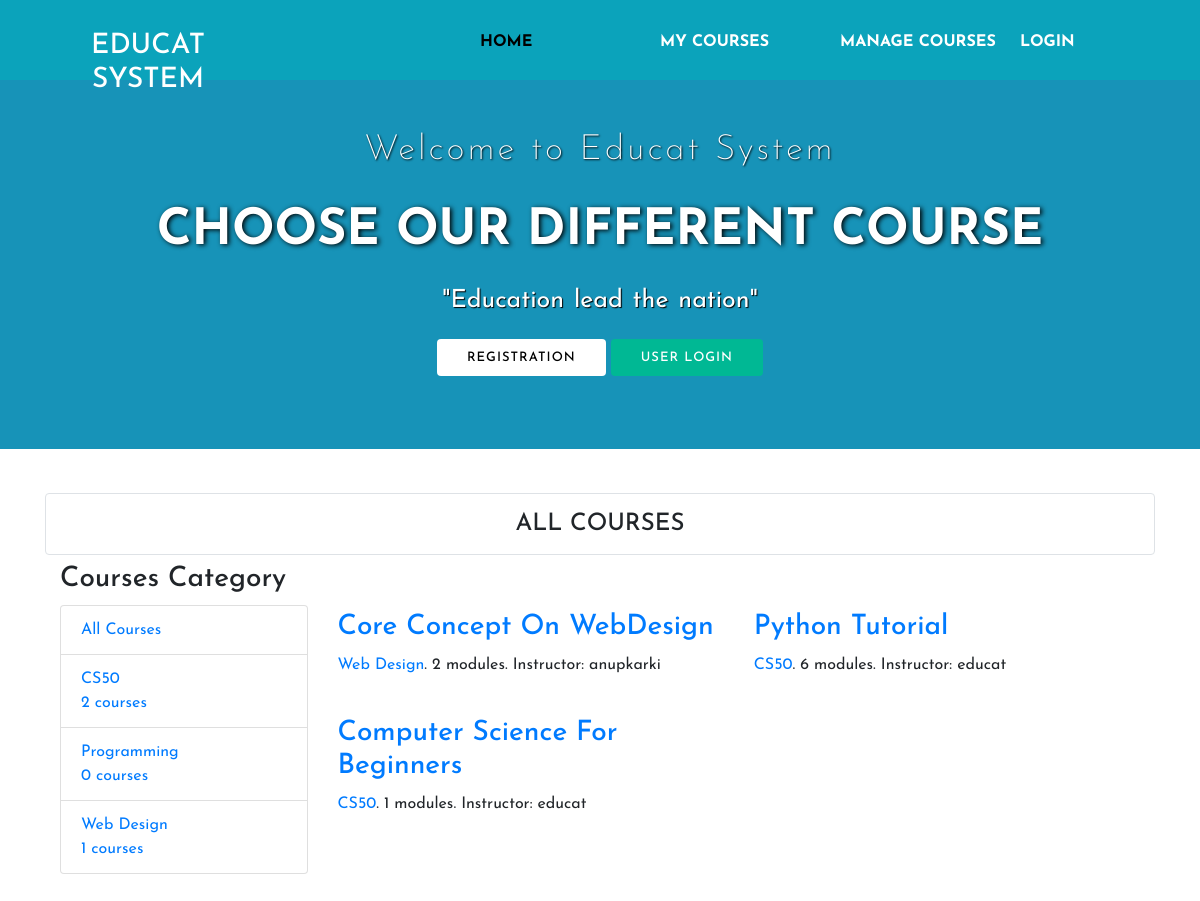
The page / on the database its author committed.
### courses/models.py (models this page shows, shortened)
class Subject(models.Model):
    title = models.CharField(max_length=200)
    slug = models.SlugField(max_length=200, unique=True)
    class Meta:
        ordering = ('title',)
    def __str__(self):
        return self.title

class Course(models.Model):
    owner = models.ForeignKey(User, related_name='courses_created', on_delete=models.CASCADE)
    subject = models.ForeignKey(Subject, related_name='courses', on_delete=models.CASCADE)
    title = models.CharField(max_length=200)
    slug = models.SlugField(max_length=200, unique=True)
    overview = models.TextField()
    created = models.DateTimeField(auto_now_add=True)
    students = models.ManyToManyField(User, related_name='course_joined', blank=True)
    class Meta:
        ordering = ('-created',)

### courses/views.py (the view)
# urls.py: url(r'^subject/(?P<subject>[\w-]+)/$', views.CourseListView.as_view(), name='course_list_subject'),
class CourseListView(TemplateResponseMixin, View):
    model = Course
    template_name = 'courses/course/list.html'
    def get(self, request, subject=None):
        subjects = Subject.objects.annotate(total_courses=Count('courses'))
        courses = Course.objects.annotate(total_modules=Count('modules'))
        if subject:
            subject = get_object_or_404(Subject, slug=subject)
            courses = courses.filter(subject=subject)
        return self.render_to_response({'subjects': subjects,
                                        'subject': subject,
                                        'courses': courses})

### courses/templates/courses/course/list.html (shortened to what this page needs)
{% extends "base.html" %}
{% block content %}
<div class="into-section">
<div class="container">
  <main>
	   <section >
		<h3>Welcome to Educat System</h3>
		<h1>Choose our different Course </h1>
        <p>"Education lead the nation"</p>
        <a href="/students/register/" class="btnone">Registration</a>
        <a href="{% url 'login' %}" class="btntwo">User Login</a>
	   </section>
   </main>
 </div>
</div>
<br>
<div class="course container">
    <h1>
      {% if subject %}
       {{ subject.title }} courses
      {% else %}
      <h4 class="text-center text-uppercase border rounded pt-3 pb-3" >All courses</h4>
     {% endif %}
</h1>
<div class="container">
 <div class="row">
   <div class="col-lg-3">
    <div class="contents">
     <h3>Courses Category</h3>
      <ul class="list-group" id="modules">
      <li class="list-group-item" {% if not subject %}class="selected"{% endif %}>
        <a href="{% url 'course_list' %}">All Courses</a>
      </li>
    {% for s in subjects %}
       <li class="list-group-item" {% if subject == s %}class="selected"{% endif %}>
        <a href="{% url 'course_list_subject' s.slug %}">
         {{ s.title }}
        <br><span>{{ s.total_courses }} courses</span>
        </a>
     </li>
   {% endfor %}
   </ul>
  </div>
</div>
 <div class="col-lg-9">
   <div class="module row mt-5">
    {% for course in courses %}
     {% with subject=course.subject %}
     <div class="col-md-6 mb-4">
      <h3><a href="{% url 'course_detail' course.slug %}">{{ course.title }}</a></h3>
        <p>
         <a href="{% url 'course_list_subject' subject.slug %}">{{ subject }}</a>.
          {{ course.total_modules }} modules.
           Instructor: {{ course.owner.username }}
        </p>
      </div>
      {% endwith %}
      {% empty %}
       No course in this Category yet!!
     {% endfor %}
    </div>
   </div>
  </div>
 </div>
</div>
{% endblock %}

### courses/static/css/style.css (style rules this page uses)
* { margin: 0; padding:0; box-sizing: border-box; font-family: 'Josefin Sans', sans-serif; }
h1 { color: #ffffff; }
a { text-decoration:none !important; }
main { display: flex; justify-content: center; align-items: center; text-align: center; color: white; }
.into-section { background-color:#1793b8; padding-top: 50px; padding-bottom: 80px; }
section h3 { font-size: 35px; font-weight: 200; letter-spacing: 3px; text-shadow: 1px 1px 2px black; }
section h1 { margin: 30px 0 20px 0; font-size: 50px; font-weight: 700; text-transform:uppercase; text-shadow: 2px 1px 5px black; }
section p { font-size: 25px; word-spacing: 2px; margin-bottom: 25px; text-shadow: 1px 1px 1px black; }
section a { padding: 12px 30px; border-radius: 4px; outline: none; text-transform:uppercase; font-size: 13px; font-weight: 500; text-decoration: none; letter-spacing: 1px; transition: all .5s ease; }
section .btnone { background: #fff; color:#000; text-decoration: none; }
section .btntwo { background: #00b894; color:#fff; text-decoration: none; }
.course { margin-top: 20px; margin-bottom: 80px; }
.course h1 { color: #000; text-align:center; }

### rows shown on the page
Subject: title "CS50", total_courses "2"
Subject: title "Programming", total_courses "0"
Subject: title "Web Design", total_courses "1"
Course: title "Core Concept On WebDesign", subject "Web Design", total_modules "2", owner.username "anupkarki"
Course: title "Python Tutorial", subject "CS50", total_modules "6", owner.username "educat"
Course: title "Computer Science For Beginners", subject "CS50", total_modules "1", owner.username "educat"
